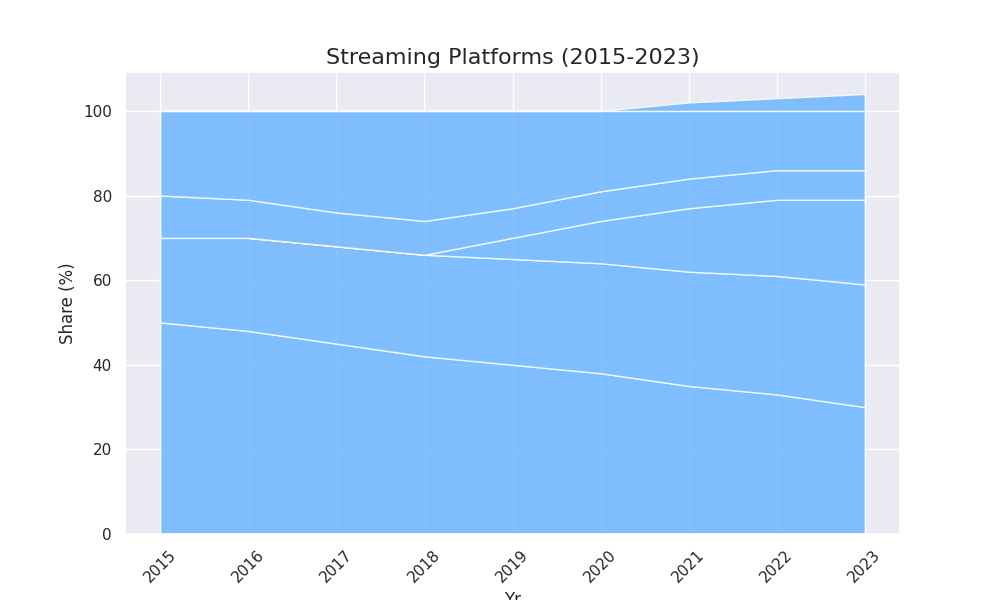

Reproduce this figure in Python.
import matplotlib.pyplot as plt
import numpy as np

years = np.array(range(2015, 2024))
netflix = np.array([50, 48, 45, 42, 40, 38, 35, 33, 30])
amazon_prime = np.array([20, 22, 23, 24, 25, 26, 27, 28, 29])
disney_plus = np.array([0, 0, 0, 0, 5, 10, 15, 18, 20])
hulu = np.array([10, 9, 8, 8, 7, 7, 7, 7, 7])
others = np.array([20, 21, 24, 26, 23, 19, 16, 14, 14])
hbo_max = np.array([0, 0, 0, 0, 0, 0, 2, 3, 4])

fig, ax = plt.subplots(figsize=(10, 6))

ax.stackplot(years, netflix, amazon_prime, disney_plus, hulu, others, hbo_max, 
             colors=['#66B2FF'], alpha=0.8)

ax.set_title('Streaming Platforms (2015-2023)', fontsize=16)
ax.set_xlabel('Yr', fontsize=12)
ax.set_ylabel('Share (%)', fontsize=12)

ax.set_xticks(years)
ax.set_xticklabels(years, rotation=45)

plt.show()
